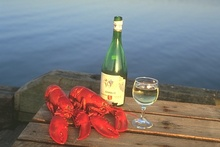
%> input picture 157032.jpg, 220 x 147 px, shrunk from 481 x 321 before the run
$ octave Scharr.m   (GNU Octave 9; MATLAB toolbox functions it lacks are replaced by stand-ins)
%> lines starting %> are read from the running program, lines starting %| are printed output that depends on the picture
%Equipo 1
%Integrantes:
%Arroyo Hernández Irving Antonio
%Castro Ramírez Itzel Jenifer
%Cruz San Nicolas Brayan
%Jimenéz Granillo Tania Dyane
%Meraz Ramírez Zoe Jovana


%Cargamos las imágenes
Ima_1 = imread('157032.jpg');
%> Ima_1 is the input picture: size 147x220x3 uint8; mean R, G, B 127.4, 121.4, 121.8
Ima_2 = imread('Ruido.jpg');
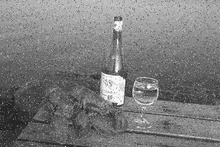
%> input picture Ruido.jpg, 220 x 147 px, shrunk from 481 x 321 before the run
%> Ima_2 is the input picture: size 147x220 uint8; min 21, max 255, mean 123.6
% Convertimos a escala de grises usando convolución
ImaGris_1 = conv_Gris(Ima_1);
ImaGris_2 = conv_Gris(Ima_2);
function ImaGris = conv_Gris(imagenRGB)
    [filas, columnas, canales] = size(imagenRGB);
%> filas = 147; columnas = 220; canales = 3
    if canales == 1
        ImaGris = imagenRGB; % Si ya es gris, no hace nada
        return;
    end
    % Inicializamos la imagen en escala de grises
    ImaGris = zeros(filas, columnas);
    % Pesos para la conversión
    peso_R = 0.2989;
    peso_G = 0.5870;
    peso_B = 0.1140;
    % Recorremos cada píxel manualmente
    for i = 1:filas
        for j = 1:columnas
            R = double(imagenRGB(i, j, 1));
            G = double(imagenRGB(i, j, 2));
            B = double(imagenRGB(i, j, 3));
            ImaGris(i, j) = R * peso_R + G * peso_G + B * peso_B;
        end
    end
    % Convertimos a uint8
    ImaGris = uint8(ImaGris);
%> ImaGris: size 147x220 uint8
end


% 1.- Aplicación del Filtro del Promedio a la Imagen 1
% Fórmula del Kernel del Promedio:
% K[s, t] = 1 / (tam_Kernel_Prom * tam_Kernel_Prom)
% Definimos el tamaño del kernel del promedio (5x)
tam_Kernel_Prom = 5;
radioKernelPromedio = floor(tam_Kernel_Prom / 2);
% Conversión de la imagen a double
imagenGrisDouble1 = double(ImaGris_1);
[fil_Ima, col_Ima] = size(imagenGrisDouble1);
%> fil_Ima = 147; col_Ima = 220
% Inicializar la imagen promedio con ceros
Ima_Promedio = zeros(fil_Ima, col_Ima);
% Crear la matriz del kernel del promedio
kernel_promedio_base = [1 1 1 1 1;
                        1 1 1 1 1;
                        1 1 1 1 1;
                        1 1 1 1 1;
                        1 1 1 1 1];
kernel_promedio = kernel_promedio_base / sum(kernel_promedio_base(:));
disp('Matriz del Filtro del Promedio con Kernel:');
disp(kernel_promedio);
% Iterar sobre los píxeles de la imagen
for y = 1:fil_Ima
    for x = 1:col_Ima
        suma_contador = 0;
        contador = 0; % Para contar los píxeles válidos en el vecindario
        % Iterar sobre el vecindario del píxel actual
        for s = -radioKernelPromedio:radioKernelPromedio
            for t = -radioKernelPromedio:radioKernelPromedio
                indiceY = y + s;
                indiceX = x + t;
                % Verificar si los índices están dentro de los límites de la imagen
                if (indiceY >= 1 && indiceY <= fil_Ima && indiceX >= 1 && indiceX <= col_Ima)
                    suma_contador = suma_contador + imagenGrisDouble1(indiceY, indiceX);
                    contador = contador + 1;
                end
            end
        end
        % Calcular el promedio y asignarlo al píxel actual
        Ima_Promedio(y, x) = suma_contador / contador;
    end
end

% 2.- Aplicar el kernel Gaussiano por convolución
% G(x, y) =  1 / (2 * pi * σ²) * exp(-(x² + y²) / (2 * σ²)
% Donde:
% G(x, y) es el valor del kernel Gaussiano en la coordenada (x, y) relativa al centro del kernel.
% σ (sigma) es la desviación estándar de la distribución Gaussiana.
% exp es la función exponencial natural.
% Definir los parámetross
%imagenSuavizada = imgaussfilt(imagenGrisDouble2, sigma);
sigma = 0.8;  % Desviación estándar
kernel_size = 5; % Tamaño del kernel (debe ser impar para un centro definido)
radio_kernel = floor(kernel_size / 2);
% Crear el kernel gaussiano manualmente usando la fórmula
kernel_gaussiano = zeros(kernel_size);
sum_kernel = 0; % Para normalizar
for i = -radio_kernel:radio_kernel
    for j = -radio_kernel:radio_kernel
        kernel_gaussiano(i + radio_kernel + 1, j + radio_kernel + 1) = exp(-(i^2 + j^2) / (2 * sigma^2));
        sum_kernel = sum_kernel + kernel_gaussiano(i + radio_kernel + 1, j + radio_kernel + 1);
    end
end
% Normalizar el kernel
kernel_gaussiano = kernel_gaussiano / sum_kernel;
disp('Matriz del Kernel Gaussiano:');
disp(kernel_gaussiano);
% Obtener las dimensiones de la imagen
[alto_imagen, ancho_imagen] = size(imagenGrisDouble1); % Usar imagenGrisDouble1
%> alto_imagen = 147; ancho_imagen = 220
% Crear una imagen vacía para almacenar la imagen convolucionada
imagen_Gaussiano = zeros(alto_imagen, ancho_imagen);
% Realizar la convolución manualmente
for i = 1:alto_imagen
    for j = 1:ancho_imagen
        suma_contador = 0;
        for m = -radio_kernel:radio_kernel
            for n = -radio_kernel:radio_kernel
                indice_y = i + m;
                indice_x = j + n;
                % Verificar límites de la imagen
                if (indice_y >= 1 && indice_y <= alto_imagen && indice_x >= 1 && indice_x <= ancho_imagen)
                    peso = kernel_gaussiano(m + radio_kernel + 1, n + radio_kernel + 1);
                    valor_pixel_vecino = imagenGrisDouble1(indice_y, indice_x);
                    suma_contador = suma_contador + peso * valor_pixel_vecino;
                end
            end
        end
        imagen_Gaussiano(i, j) = suma_contador;
    end
end
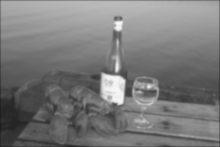
%> imagen_Gaussiano: size 147x220 double; min 28.72, max 247.9, mean 122.4
%> after the loop, peso = 0.249; valor_pixel_vecino = 122


% Mostramos las imágenes de la figura 1
figure;imshow(ImaGris_1); title('Entrada de Imagen 1');
figure; imshow(uint8(Ima_Promedio)); title('Imagen 1 con Filtro de Promedio');
figure; imshow(uint8(imagen_Gaussiano)); title('Imagen 1 con Kernel Gaussiano por convolución');


% 3.- Aplicación del Filtro de la Mediana a la Imagen 2
% Definir el tamaño del vecindario para la mediana (debe ser impar)
tamanoVecindarioMediana = 3;
radioVecindarioMediana = floor(tamanoVecindarioMediana / 2);
% Convertir la imagen a double
imagenGrisDouble2 = double(ImaGris_2);
[fil_Ima2, col_Ima2] = size(imagenGrisDouble2);
%> fil_Ima2 = 147; col_Ima2 = 220
% Inicializar la imagen resultante con ceros
imagenMediana2 = zeros(fil_Ima2, col_Ima2);
% Iterar sobre los píxeles de la imagen
for y = 1:fil_Ima2
    for x = 1:col_Ima2
        vecindario = []; % Inicializar un array para almacenar los valores del vecindario
        % Iterar sobre el vecindario del píxel actual
        for s = -radioVecindarioMediana:radioVecindarioMediana
            for t = -radioVecindarioMediana:radioVecindarioMediana
                indiceY = y + s;
                indiceX = x + t;
                % Verificar si los índices están dentro de los límites de la imagen
                if (indiceY >= 1 && indiceY <= fil_Ima2 && indiceX >= 1 && indiceX <= col_Ima2)
                    vecindario = [vecindario, imagenGrisDouble2(indiceY, indiceX)];
                end
            end
        end
        % Calcular la mediana del vecindario
        vecindarioOrdenado = sort(vecindario);
        numeroElementos = length(vecindarioOrdenado);
        if rem(numeroElementos, 2) == 1
            % Número de elementos impar, la mediana es el elemento central
            medianaVecindario = vecindarioOrdenado((numeroElementos + 1) / 2);
        else
            % Número de elementos par, la mediana es el promedio de los dos elementos centrales
            medio1 = vecindarioOrdenado(numeroElementos / 2);
            medio2 = vecindarioOrdenado((numeroElementos / 2) + 1);
            medianaVecindario = (medio1 + medio2) / 2;
        end
        % Asignar la mediana al píxel actual
        imagenMediana2(y, x) = medianaVecindario;
    end
end
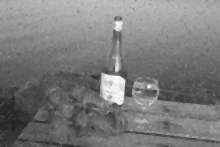
%> imagenMediana2: size 147x220 double; min 34, max 250, mean 123.3
%> after the loop, medianaVecindario = 124; medio1 = 121; medio2 = 127


% 4. Derivada respecto a X (Con Kernel Scharr):
[filas, columnas] = size(imagenMediana2); % Obtiene dimensiones de la imagen suavizada.
%> filas = 147; columnas = 220
derivadaX_Scharr = zeros(filas, columnas); % Inicializa matriz para derivada en X.
kernel_dx_scharr = [3 0 -3; 10 0 -10; 3 0 -3]; % Kernel de Scharr para derivada horizontal.
disp('Matriz del Kernel Scharr para la Derivada en X:'); % Muestra el kernel.
disp(kernel_dx_scharr);
radio_kernel = floor(size(kernel_dx_scharr, 1) / 2); % Radio del kernel.
for y = 1:filas % Itera sobre filas.
    for x = 1:columnas % Itera sobre columnas.
        suma_contador_x = 0; % Inicializa suma para la derivada en X.
        for ky = -radio_kernel:radio_kernel % Itera sobre filas del kernel.
            for kx = -radio_kernel:radio_kernel % Itera sobre columnas del kernel.
                indiceY = y + ky; % Índice de fila del vecino.
                indiceX = x + kx; % Índice de columna del vecino.
                % Verificar límites de la imagen
                if (indiceY >= 1 && indiceY <= filas && indiceX >= 1 && indiceX <= columnas) % Si el vecino está dentro de la imagen.
                    peso_x = kernel_dx_scharr(ky + radio_kernel + 1, kx + radio_kernel + 1); % Peso del kernel.
                    valor_pixel = imagenMediana2(indiceY, indiceX); % Valor del píxel vecino.
                    suma_contador_x = suma_contador_x + peso_x * valor_pixel; % Acumula la suma ponderada.
                end
            end
        end
        derivadaX_Scharr(y, x) = suma_contador_x; % Asigna el valor de la derivada en X.
    end
end
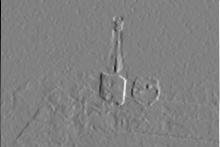
%> derivadaX_Scharr: size 147x220 double; min -2752, max 2686, mean -2; drawn with min black and max white
%> after the loop, peso_x = 0; valor_pixel = 124

% 5. Derivada respecto a Y (Con Kernel Scharr):
derivadaY_Scharr = zeros(filas, columnas); % Inicializa matriz para derivada en Y.
kernel_dy_scharr = [3 10 3; 0 0 0; -3 -10 -3]; % Kernel de Scharr para derivada vertical.
disp('Matriz del Kernel Scharr para la Derivada en Y:'); % Muestra el kernel.
disp(kernel_dy_scharr);
radio_kernel = floor(size(kernel_dy_scharr, 1) / 2); % Radio del kernel.
for y = 1:filas % Itera sobre filas.
    for x = 1:columnas % Itera sobre columnas.
        suma_contador_y = 0; % Inicializa suma para derivada en Y.
        for ky = -radio_kernel:radio_kernel % Itera sobre filas del kernel.
            for kx = -radio_kernel:radio_kernel % Itera sobre columnas del kernel.
                indiceY = y + ky; % Índice de fila del vecino.
                indiceX = x + kx; % Índice de columna del vecino.
                % Verificar límites de la imagen
                if (indiceY >= 1 && indiceY <= filas && indiceX >= 1 && indiceX <= columnas) % Si el vecino está dentro de la imagen.
                    peso_y = kernel_dy_scharr(ky + radio_kernel + 1, kx + radio_kernel + 1); % Peso del kernel.
                    valor_pixel = imagenMediana2(indiceY, indiceX); % Valor del píxel vecino.
                    suma_contador_y = suma_contador_y + peso_y * valor_pixel; % Acumula la suma ponderada.
                end
            end
        end
        derivadaY_Scharr(y, x) = suma_contador_y; % Asigna el valor de la derivada en Y.
    end
end
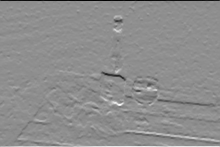
%> derivadaY_Scharr: size 147x220 double; min -3072, max 2455, mean 8.3; drawn with min black and max white
%> after the loop, peso_y = 0

% 6. Magnitud del Gradiente (usando las derivadas de Scharr):
magnitudGradiente_Scharr = zeros(filas, columnas); % Inicializa matriz para magnitud del gradiente.
for y = 1:filas % Itera sobre filas.
    for x = 1:columnas % Itera sobre columnas.
        magnitudGradiente_Scharr(y, x) = sqrt(derivadaX_Scharr(y, x)^2 + derivadaY_Scharr(y, x)^2); % Calcula la magnitud del gradiente.
    end
end
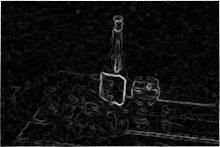
%> magnitudGradiente_Scharr: size 147x220 double; min 0, max 3072.1, mean 213.1; drawn with min black and max white

% Aplicamos valor absoluto a las derivadas de X e Y para visualización
derivadaX_Scharr_abs = abs(derivadaX_Scharr);
derivadaY_Scharr_abs = abs(derivadaY_Scharr);
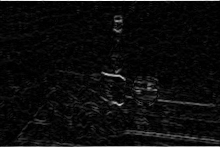
%> derivadaY_Scharr_abs: size 147x220 double; min 0, max 3072, mean 148; drawn with min black and max white
% Normalizar las derivadas para mejor visualización
derivadaX_Scharr_norm = (derivadaX_Scharr_abs - min(derivadaX_Scharr_abs(:)))/ (max(derivadaX_Scharr_abs(:)) - min(derivadaX_Scharr_abs(:))); % Normaliza a [0,1]

derivadaY_Scharr_norm = (derivadaY_Scharr_abs - min(derivadaY_Scharr_abs(:))) / (max(derivadaY_Scharr_abs(:)) - min(derivadaY_Scharr_abs(:))); % Normaliza a [0,1]

magnitudGradiente_Scharr_norm = (magnitudGradiente_Scharr - min(magnitudGradiente_Scharr(:))) / (max(magnitudGradiente_Scharr(:)) - min(magnitudGradiente_Scharr(:))); % Normaliza a [0,1]


% Mostrar las imágenes de la figura 2
figure;imshow(ImaGris_2); title('Entrada de Imagen 2');
figure;imshow(uint8(imagenMediana2));title('Imagen 2 con Filtro de la Mediana');

% Mostrar las imágenes
figure;imshow(derivadaX_Scharr_norm, []); title('Derivada respecto a X (Scharr)');
figure;imshow(derivadaY_Scharr_norm, []); title('Derivada respecto a Y (Scharr)');
figure; imshow(magnitudGradiente_Scharr_norm, []); title('Magnitud del Gradiente (Scharr)');
